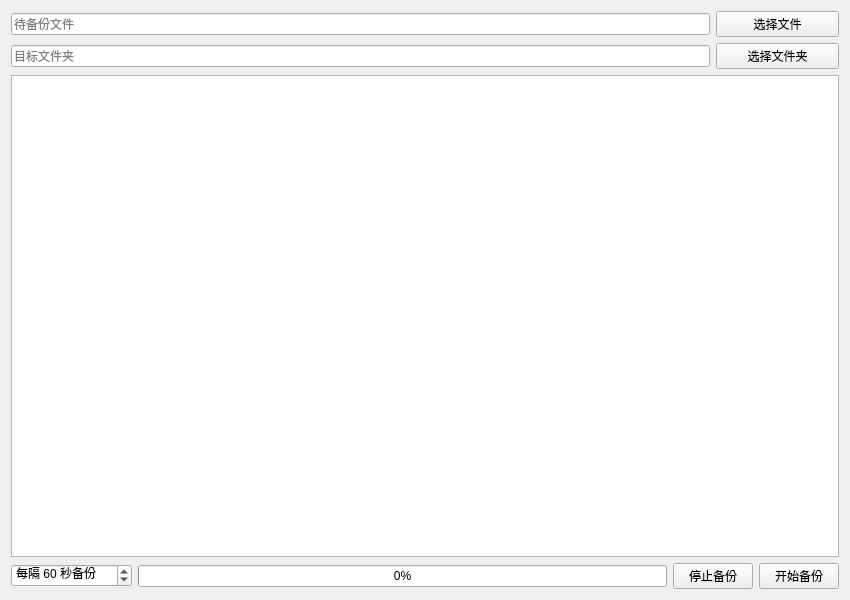
<?xml version="1.0" encoding="UTF-8"?>
<ui version="4.0">
 <class>autoCopyWidget</class>
 <widget class="QWidget" name="autoCopyWidget">
  <property name="windowModality">
   <enum>Qt::ApplicationModal</enum>
  </property>
  <property name="geometry">
   <rect>
    <x>0</x>
    <y>0</y>
    <width>850</width>
    <height>600</height>
   </rect>
  </property>
  <property name="sizePolicy">
   <sizepolicy hsizetype="Fixed" vsizetype="Fixed">
    <horstretch>0</horstretch>
    <verstretch>0</verstretch>
   </sizepolicy>
  </property>
  <property name="windowTitle">
   <string>AutoCopy</string>
  </property>
  <property name="windowIcon">
   <iconset resource="icon.qrc">
    <normaloff>:/icon/cubic.ico</normaloff>:/icon/cubic.ico</iconset>
  </property>
  <property name="windowOpacity">
   <double>1.000000000000000</double>
  </property>
  <layout class="QVBoxLayout" name="verticalLayout">
   <item>
    <layout class="QGridLayout" name="gridLayout">
     <property name="sizeConstraint">
      <enum>QLayout::SetMaximumSize</enum>
     </property>
     <item row="0" column="0" colspan="3">
      <widget class="QLineEdit" name="file_lineEdit">
       <property name="sizePolicy">
        <sizepolicy hsizetype="Expanding" vsizetype="Fixed">
         <horstretch>0</horstretch>
         <verstretch>0</verstretch>
        </sizepolicy>
       </property>
       <property name="placeholderText">
        <string>待备份文件</string>
       </property>
      </widget>
     </item>
     <item row="0" column="3" colspan="2">
      <widget class="QPushButton" name="file_pushButton">
       <property name="text">
        <string>选择文件</string>
       </property>
      </widget>
     </item>
     <item row="1" column="0" colspan="3">
      <widget class="QLineEdit" name="fold_lineEdit">
       <property name="placeholderText">
        <string>目标文件夹</string>
       </property>
      </widget>
     </item>
     <item row="1" column="3" colspan="2">
      <widget class="QPushButton" name="fold_pushButton">
       <property name="text">
        <string>选择文件夹</string>
       </property>
      </widget>
     </item>
     <item row="2" column="0" colspan="5">
      <widget class="QPlainTextEdit" name="plainTextEdit">
       <property name="readOnly">
        <bool>true</bool>
       </property>
       <property name="plainText">
        <string/>
       </property>
      </widget>
     </item>
     <item row="3" column="0">
      <widget class="QSpinBox" name="spinBox">
       <property name="suffix">
        <string> 秒备份</string>
       </property>
       <property name="prefix">
        <string>每隔 </string>
       </property>
       <property name="minimum">
        <number>1</number>
       </property>
       <property name="maximum">
        <number>3600</number>
       </property>
       <property name="singleStep">
        <number>1</number>
       </property>
       <property name="value">
        <number>60</number>
       </property>
      </widget>
     </item>
     <item row="3" column="1">
      <widget class="QProgressBar" name="progressBar">
       <property name="minimum">
        <number>0</number>
       </property>
       <property name="maximum">
        <number>500000</number>
       </property>
       <property name="value">
        <number>0</number>
       </property>
       <property name="textVisible">
        <bool>true</bool>
       </property>
       <property name="orientation">
        <enum>Qt::Horizontal</enum>
       </property>
       <property name="textDirection">
        <enum>QProgressBar::TopToBottom</enum>
       </property>
      </widget>
     </item>
     <item row="3" column="2" colspan="2">
      <widget class="QPushButton" name="stopSync_pushButton">
       <property name="text">
        <string>停止备份</string>
       </property>
      </widget>
     </item>
     <item row="3" column="4">
      <widget class="QPushButton" name="sync_pushButton">
       <property name="text">
        <string>开始备份</string>
       </property>
      </widget>
     </item>
    </layout>
   </item>
  </layout>
 </widget>
 <layoutdefault spacing="6" margin="11"/>
 <resources>
  <include location="icon.qrc"/>
 </resources>
 <connections/>
</ui>
